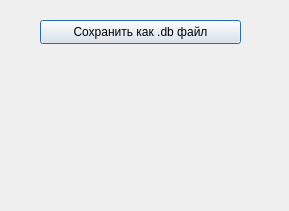
<?xml version="1.0" encoding="UTF-8"?>
<ui version="4.0">
 <class>mainwindow_extra</class>
 <widget class="QDialog" name="mainwindow_extra">
  <property name="geometry">
   <rect>
    <x>0</x>
    <y>0</y>
    <width>289</width>
    <height>211</height>
   </rect>
  </property>
  <property name="windowTitle">
   <string>Dialog</string>
  </property>
  <widget class="QPushButton" name="pushButton">
   <property name="geometry">
    <rect>
     <x>40</x>
     <y>20</y>
     <width>201</width>
     <height>24</height>
    </rect>
   </property>
   <property name="text">
    <string>Сохранить как .db файл</string>
   </property>
  </widget>
 </widget>
 <resources/>
 <connections/>
</ui>
